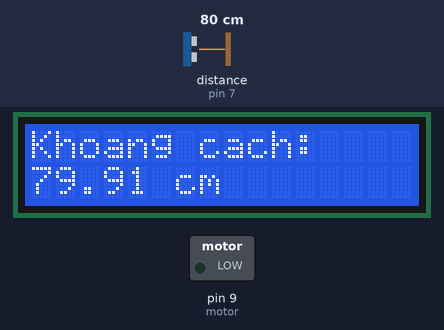
Recording of a sketch running on a simulated Arduino Uno, built with avr-gcc and run on an emulated ATmega328P. Parts: 16×2 character LCD, switched loads named in the sketch (green lamp = pin HIGH). Wiring (inferred from the names in the program): ultrasonic range finder: trigger pin 8; echo pin 7. The inputs (shaded band) are chosen by the test bench; at power-on: distance to the obstacle (sensor on pin 7) 80 cm. The echo pulse lasts 58.3 µs per cm; pins used as bus, display or sensor lines are not drawn.

Above: at 1.2 s.
1.3 s: distance to the obstacle (sensor on pin 7) set to 97 cm
At 2.5 s:
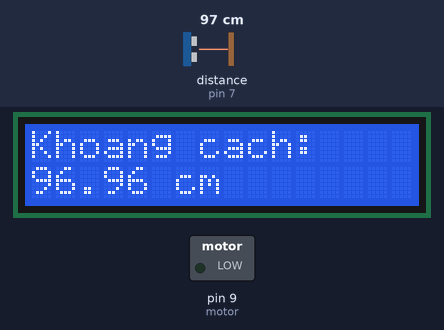
3.5 s: distance to the obstacle (sensor on pin 7) set to 105 cm
At 6.1 s:
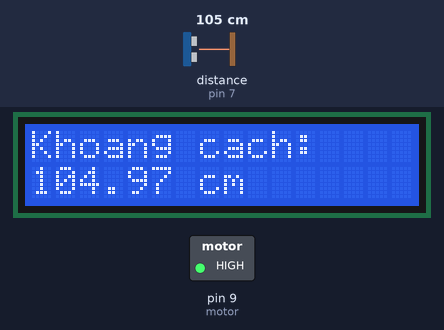
6.6 s: distance to the obstacle (sensor on pin 7) set to 22 cm
At 9.3 s:
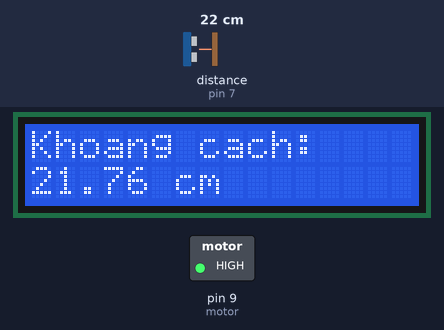
9.6 s: distance to the obstacle (sensor on pin 7) set to 19 cm
At 11.5 s:
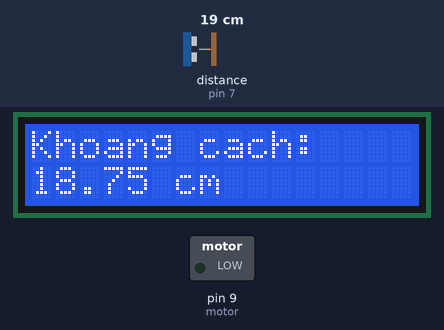
Timing chart, 0 to 12.6 s (numbered marks = the images above; inputs shaded):
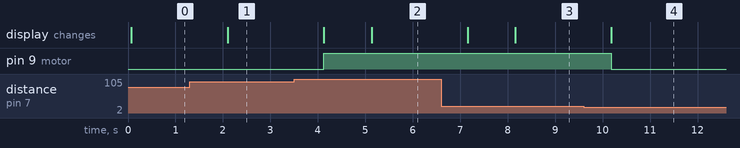

The sketch:

Week7_Thuchanh2_Bai1_b.ino
```cpp
#include <LiquidCrystal.h>

#define motor 9
const int echoPin = 7;
const int triggerPin = 8;

const int rs = 12, en = 11, d4 = 5, d5 = 4, d6 = 3, d7 = 2;
LiquidCrystal lcd(rs, en, d4, d5, d6, d7);


void setup() {
  pinMode(echoPin, INPUT);
  pinMode(triggerPin, OUTPUT);
  pinMode(motor, OUTPUT);
  lcd.begin(16, 2);
}

void loop() {
  digitalWrite(triggerPin, LOW);
  delayMicroseconds(2);
  digitalWrite(triggerPin, HIGH);
  delayMicroseconds(10);
  digitalWrite(triggerPin, LOW);

  long duration = pulseIn(echoPin, HIGH);
  float distance = duration * 0.0344 / 2;

  lcd.clear();
  lcd.setCursor(0,0);
  lcd.print("Khoang cach: ");
  lcd.setCursor(0,1);
  lcd.print(distance);
  lcd.println(" cm");

  if(distance > 100)
    digitalWrite(motor, 1);
  else if(distance < 20)
    digitalWrite(motor, 0);

  delay(1000);
}
```

Measured:
- the behaviour switches between 100 and 101 cm on distance to the obstacle (sensor on pin 7) (found by bisection; images 1 and 2)
- the behaviour switches between 21 and 20 cm on distance to the obstacle (sensor on pin 7) (found by bisection; images 3 and 4)
- after the input at 1.3 s, the display: changes after 0.80 s (image 1)
- after the input at 3.5 s, pin 9 (motor): LOW → HIGH after 0.62 s; the display: first changes after 0.62 s (image 2 shows a later state)
- after the input at 6.6 s, the display: first changes after 0.55 s (image 3 shows a later state)
- after the input at 9.6 s, pin 9 (motor): HIGH → LOW after 0.58 s; the display: changes after 0.58 s (image 4)
